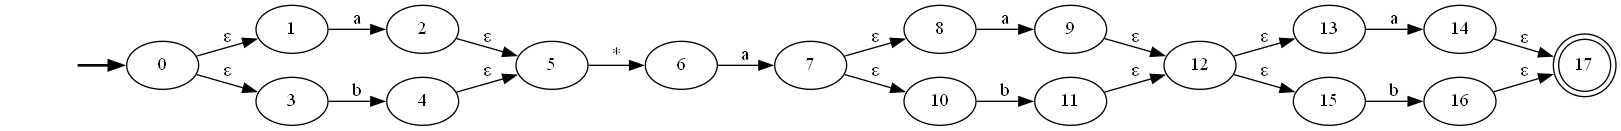

Write Python code to recreate this figure.
import pydot
import webbrowser

from configuration import (alternative, dot, epsilon, question, star, symbols)
from ExpressionTree import ExpressionTree
from Node import Node


class AFN:
    def __init__(self):
        # Componentes del AFN
        self.states = None
        self.symbols = None
        self.transitions = {}
        self.initial = None
        self.final = None

        # Stack útil para generar el AFN
        self.stack = []

    def __str__(self):
        return (('-' * 100) +
                '\nAFN:\n' +
                ('-' * 100) +
                '\nstates: {}\nsymbols: {}\ntransitions: {}\ninitial: {}\nfinal: {}\n' +
                ('-' * 100)
                ).format(self.states, self.symbols, self.transitions, self.initial, self.final)

    # Funciones para manejar el stack de la clase AFN
    def is_empty(self):
        return len(self.stack) == 0

    def last(self):
        return self.stack[-1]

    def pop(self):
        if not self.is_empty():
            return self.stack.pop()
        else:
            BaseException("Error")

    def push(self, op):
        self.stack.append(op)

    # Procesa un nodo simbolo (a, b, c, d, etc)
    def process_symbols(self, symbol, i):
        self.transitions[(i, i+1)] = symbol
        self.push(i)
        return i + 2

    # Procesa un nodo or |
    def process_alternative(self, i):
        second_temp_index = self.pop()
        first_temp_index = self.last()
        keys = list(self.transitions)
        keys.sort(reverse=True)
        for key in keys:
            if key[0] >= first_temp_index:
                self.transitions[key[0] + 1, key[1] +
                                 1] = self.transitions.pop(key)
        self.transitions[(first_temp_index,
                          first_temp_index + 1)] = epsilon
        self.transitions[(first_temp_index,
                          second_temp_index + 1)] = epsilon
        self.transitions[(second_temp_index, i + 1)] = epsilon
        self.transitions[(i, i + 1)] = epsilon
        return i + 2

    # Procesa un nodo dot .
    def process_dot(self, i):
        temp_index = self.pop()
        keys = list(self.transitions)
        keys.sort()
        for key in keys:
            if key[0] >= temp_index:
                self.transitions[key[0] - 1, key[1] -
                                 1] = self.transitions.pop(key)
        return i - 1

    # Procesa un nodo star *
    def process_star(self, i):
        temp_index = self.last()
        keys = list(self.transitions)
        keys.sort(reverse=True)
        for key in keys:
            if key[0] >= temp_index:
                self.transitions[key[0] + 1, key[1] +
                                 1] = self.transitions.pop(key)
        self.transitions[(temp_index, temp_index + 1)] = epsilon
        self.transitions[(temp_index, i + 1)] = epsilon
        self.transitions[(i, temp_index + 1)] = epsilon
        self.transitions[(i, i + 1)] = epsilon
        return i + 2

    # Procesa un nodo question ?
    def process_question(self, i):
        return self.process_alternative(self.process_symbols(epsilon, i))

    # Recorre el arbol como post order (left, right, father) para generar el AFN 
    def generate_AFN(self, root: Node, i=0):
        if root:
            i = self.generate_AFN(root.left, i)
            i = self.generate_AFN(root.right, i)
            # Simbolos (a, b, c, d, etc)
            if root.value in symbols:
                return self.process_symbols(root.value, i)

            # OR |
            elif root.value == alternative:
                return self.process_alternative(i)

            # Dot .
            elif root.value == dot:
                return self.process_dot(i)

            # Star *
            elif root.value == star:
                return self.process_star(i)

            # Question ?
            elif root.value == question:
                return self.process_question(i)

        return i

    def generate_AFN_from_re(self, expression_tree: ExpressionTree):
        '''Genera la AFN a partir de un arbol de una expresión'''

        self.generate_AFN(expression_tree.tree)

        # Limpia el AFN para generar todas las partes de un automata finito no determinista
        keys = list(self.transitions)
        keys.sort()
        # Se ordena en orden ascendente
        for key in keys:
            self.transitions[key] = self.transitions.pop(key)
        states = list(dict.fromkeys([item for t in keys for item in t]))
        states.sort()
        newTransitions = {}
        for (i, f), t in self.transitions.items():
            if(i, t) not in newTransitions:
                newTransitions[(i, t)] = [f]
            else:
                newTransitions[(i, t)].append(f)

        self.states = states
        self.symbols = list(dict.fromkeys(self.transitions.values()))
        self.transitions = newTransitions
        self.initial = states[0]
        self.final = states[len(states) - 1]

    def graph_AFN(self):
        '''Genera el archivo AFN.png a partir de un archivo AFN.dot generado con la informacion del automata finito no determinista'''

        with open('AFN.dot', 'w', encoding='utf-8') as file:
            keys = list(self.transitions)
            file.write('digraph{\n')
            file.write('rankdir=LR\n')
            for state in self.states:
                if state == self.initial:
                    file.write('{} [root=true]\n'.format(state))
                    file.write('fake [style=invisible]\n')
                    file.write('fake -> {} [style=bold]\n'.format(state))
                elif state == self.final:
                    file.write('{} [shape=doublecircle]\n'.format(state))
                else:
                    file.write('{}\n'.format(state))
            for key in keys:
                for t in self.transitions[key]:
                    file.write(
                        '{} -> {} [ label="{}" ]\n'.format(key[0], t, key[1]))
            file.write('}\n')

        (graph,) = pydot.graph_from_dot_file('AFN.dot')
        graph.write_png('AFN.png')
        webbrowser.open('AFN.png')
